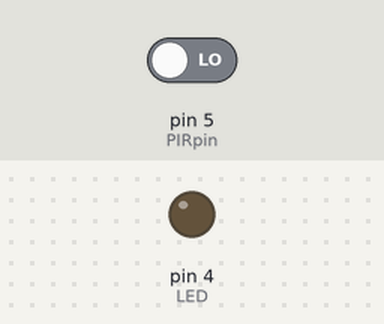
Recording of a sketch running on a simulated Arduino Uno, built with avr-gcc and run on an emulated ATmega328P. On the bench: output pins drawn as LEDs (lit = HIGH). The inputs (shaded band) are chosen by the test bench; at power-on: pin 5 (PIRpin) LOW.

Above: at 1.2 s.
1.3 s: pin 5 (PIRpin) driven HIGH
At 2.2 s:
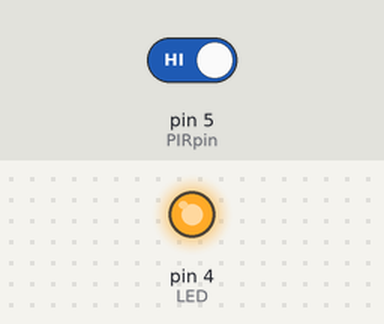
Timing chart, 0 to 7.8 s (numbered marks = the images above; inputs shaded):
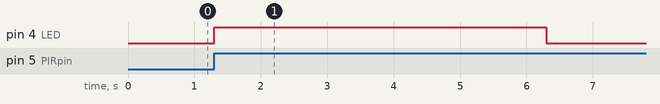

The sketch:

Smart_Lumina.ino
```cpp
//Alternative way activating the Lights. (Montion Sensor)
int PIRpin = 5;                     // choose the input pin (for PIR sensor)
int PIRstate = 0;                   // we start, assuming no motion detected
int LED = 4;                        // LED

// Variable to hold the system state
bool isOn = false;

void setup() {
  pinMode(PIRpin, INPUT);           // initialize the PIR sensor pin as an input:
  pinMode(LED, OUTPUT);             // initialize the LED as output:

}

void loop() {
  int pirValue = digitalRead(5);

  // If the PIR sensor is triggered, toggle the state is it on or not.
  if(pirValue == HIGH) {
    isOn = !isOn;

    // Update the LED state
    digitalWrite(LED, isOn ? HIGH : LOW);

    // Wait for the PIR sensor to reset
    delay(5000);
  }
}
```

Measured:
- after the input at 1.3 s, pin 4 (LED): LOW → HIGH at once, → LOW 5.0 s later
